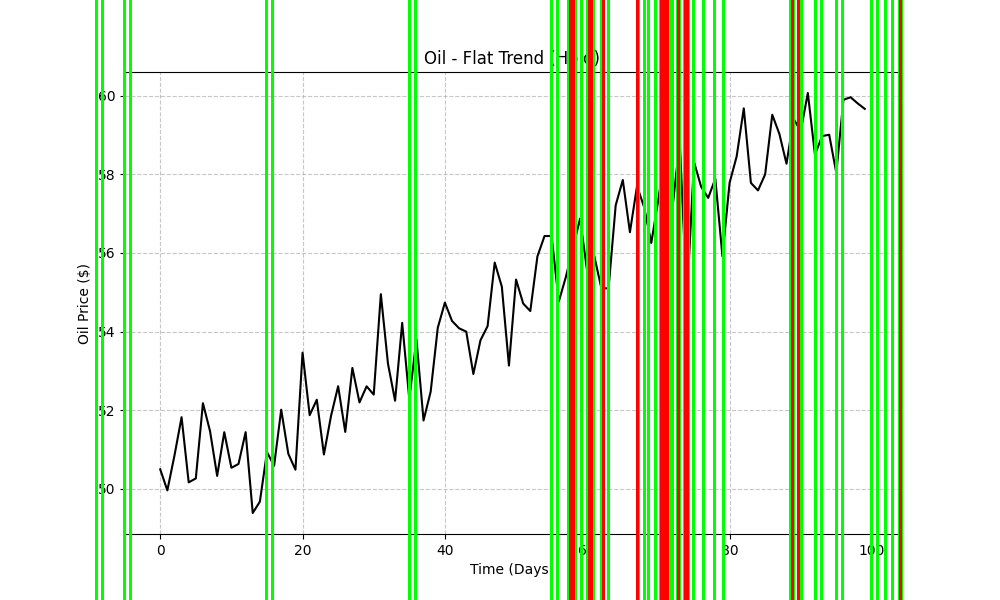
#> input picture static/output.png, 1000 x 600 px, found by its file name
$ jupyter execute Experimenter.ipynb
#> lines starting #> are read from the running program, lines starting #| are printed output that depends on the picture
[cell 1]
import cv2
import numpy as np
from scipy.signal import find_peaks
import matplotlib.pyplot as plt
import pandas as pd

[cell 2]
def extract_price_data(image_path):
    """
    Extracts a price series from the image by averaging pixel values along rows.
    The result is normalized to a specified price range.
    """
#> called with image_path = 'static\\output.png'
    img = cv2.imread(image_path, cv2.IMREAD_GRAYSCALE)
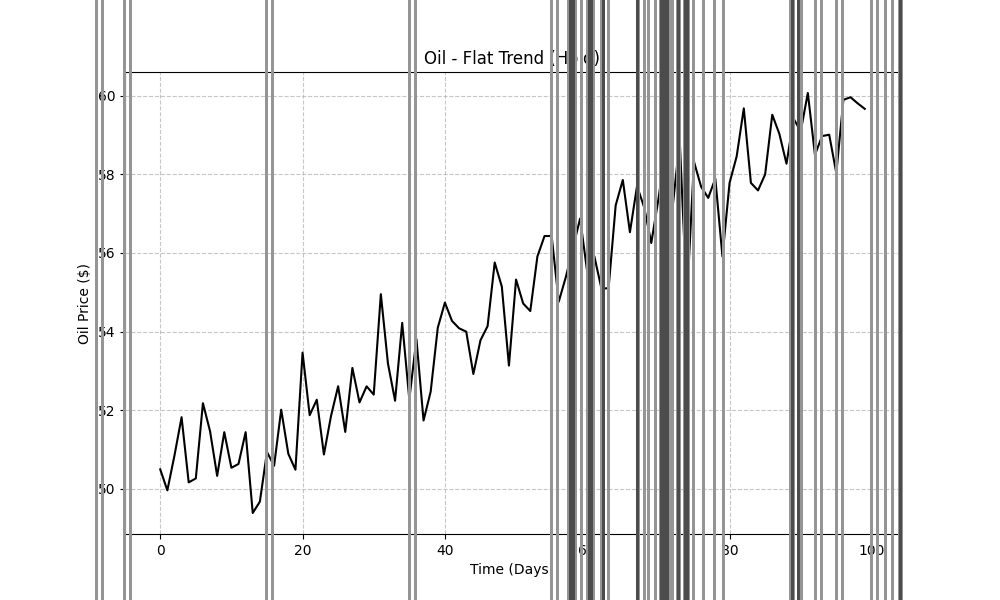
#> img: shape (600, 1000); min 0, max 255, mean 231.1
    height, width = img.shape
#> height = 600; width = 1000
    # Average each row and invert the array to simulate a bottom-origin axis.
    prices = np.mean(img, axis=1)[::-1]
#> prices = 600 values, max 235.6 at index 0, min 74.23 at index 65, mean 231.1
    # Clip the background (assumed white=255) to remove its influence.
    prices = np.clip(prices, 0, 254)

    # Normalize to your chart’s price range (e.g., $47.5–$65.0)
    min_price, max_price = 47.5, 65.0
    # Invert the scaling to match the chart (higher grayscale values = lower prices)
    normalized_prices = max_price - (max_price - min_price) * (prices - np.min(prices)) / (np.max(prices) - np.min(prices))
#> normalized_prices = 600 values, max 65 at index 65, min 47.5 at index 0, mean 48
    return normalized_prices

[cell 3]
def moving_average(data, window_size=5):
    """
    Applies a simple moving average filter to smooth the data.
    """
    return np.convolve(data, np.ones(window_size)/window_size, mode='same')

[cell 4]
def detect_pattern(prices, similarity_threshold=5.0, breakout_threshold=15.0, distance=20):
    """
    Detects double top or double bottom patterns in a price series.
    Returns the detected pattern, decision, auxiliary pattern data, and the indices of peaks and troughs.
    """
    # Detect troughs (for double bottom) and peaks (for double top)
    troughs, _ = find_peaks(-prices, distance=distance, height=48.0)
    peaks, _ = find_peaks(prices, distance=distance, height=60.0)

    pattern = "No Pattern"
    decision = "Hold"
    pattern_data = {}

    # Check for double bottom (buy signal)
    if len(troughs) >= 2:
        t1, t2 = troughs[-2], troughs[-1]
        if abs(prices[t1] - prices[t2]) < similarity_threshold:
            peak_between = max(prices[t1:t2])
            if t2 < len(prices) - 1 and prices[t2 + 1] > peak_between + breakout_threshold:
                pattern = "Double Bottom"
                decision = "Buy"
                pattern_data = {"troughs": [t1, t2]}

    # Check for double top (sell signal)
    if len(peaks) >= 2:
        p1, p2 = peaks[-2], peaks[-1]
        if abs(prices[p1] - prices[p2]) < similarity_threshold:
            trough_between = min(prices[p1:p2])
            if p2 < len(prices) - 1 and prices[p2 + 1] < trough_between - breakout_threshold:
                pattern = "Double Top"
                decision = "Sell"
                pattern_data = {"peaks": [p1, p2]}

    return pattern, decision, pattern_data, peaks, troughs

[cell 5]
def markup_image(image_path, prices, pattern, pattern_data, peaks, troughs):
    """
    Draws markers (circles) on the original image where peaks or troughs were detected.
    """
    img = cv2.imread(image_path)
    height, width = img.shape[:2]

    if pattern == "Double Bottom" and "troughs" in pattern_data:
        for t in pattern_data["troughs"]:
            x = int(t * width / len(prices))
            # Map price to y-coordinate (with a small vertical buffer)
            y = int((prices[t] - np.min(prices)) / (np.max(prices) - np.min(prices)) * (height - 30) + 15)
            cv2.circle(img, (x, y), 10, (0, 255, 0), 2)  # Green circle
    elif pattern == "Double Top" and "peaks" in pattern_data:
        for p in pattern_data["peaks"]:
            x = int(p * width / len(prices))
            y = int((prices[p] - np.min(prices)) / (np.max(prices) - np.min(prices)) * (height - 30) + 15)
            cv2.circle(img, (x, y), 10, (0, 0, 255), 2)  # Red circle
    return img

[cell 6]
def run_experiment(image_path, smoothing_window=5):
    """
    Runs the experiment using both raw and smoothed price data.
    Prints debug information, marks the image with detected patterns,
    and plots the price series for visual inspection.
    """
    # Extract raw price data from the image
    raw_prices = extract_price_data(image_path)
#> raw_prices has the same summary as normalized_prices in extract_price_data
    # Apply a moving average smoothing filter
    smoothed_prices = moving_average(raw_prices, window_size=smoothing_window)
#> smoothed_prices = 600 values, max 49.51 at index 65, min 23.75 at index 0, mean 47.8
    similarity_threshold=5.0
    breakout_threshold=15.0
    distance=20
    # Detect patterns on both raw and smoothed data
    pattern_raw, decision_raw, pattern_data_raw, peaks_raw, troughs_raw = detect_pattern(raw_prices,similarity_threshold, breakout_threshold, distance)
#> in detect_pattern, `troughs, _ = find_peaks(-prices, distance=distance, height=48.0)`: troughs = empty array
#> in detect_pattern, `peaks, _ = find_peaks(prices, distance=distance, height=60.0)`: peaks = [65, 527]
#> in detect_pattern, `p1, p2 = peaks[-2], peaks[-1]`: p1 = 65; p2 = 527
#> in detect_pattern, `trough_between = min(prices[p1:p2])`: trough_between = 47.5
#> pattern_raw = 'No Pattern'; decision_raw = 'Hold'; pattern_data_raw = 0 items; peaks_raw = [65, 527]; troughs_raw = empty array
    pattern_smoothed, decision_smoothed, pattern_data_smoothed, peaks_smoothed, troughs_smoothed = detect_pattern(smoothed_prices,similarity_threshold, breakout_threshold, distance)
#> pattern_smoothed = 'No Pattern'; decision_smoothed = 'Hold'; pattern_data_smoothed = 0 items; peaks_smoothed = empty array; troughs_smoothed = empty array

    print("Raw Data Detection:")
    print("  Pattern:", pattern_raw, "| Decision:", decision_raw)
#|   Pattern: No Pattern | Decision: Hold
    print("  Peaks indices:", peaks_raw)
#|   Peaks indices: [ 65 527]
    print("  Troughs indices:", troughs_raw)
#|   Troughs indices: []
    print("\nSmoothed Data Detection (window={}):".format(smoothing_window))
    print("  Pattern:", pattern_smoothed, "| Decision:", decision_smoothed)
#|   Pattern: No Pattern | Decision: Hold
    print("  Peaks indices:", peaks_smoothed)
#|   Peaks indices: []
    print("  Troughs indices:", troughs_smoothed)
#|   Troughs indices: []

    # Choose which detection result to mark on the image.
    # Here we use the smoothed data result.
    marked_img = markup_image(image_path, smoothed_prices, pattern_smoothed, pattern_data_smoothed, peaks_smoothed, troughs_smoothed)
#> in markup_image, img is the input picture: shape (600, 1000, 3); mean B, G, R 211.4, 239.5, 222.4
    output_path = "experiment_output.png"
    cv2.imwrite(output_path, marked_img)
    print("\nMarked image saved as", output_path)

    # Plot raw and smoothed price series for comparison
    plt.figure(figsize=(10, 5))
    plt.plot(raw_prices, label='Raw Prices')
    plt.plot(smoothed_prices, label='Smoothed Prices', linestyle='--')
    plt.title("Price Data: Raw vs. Smoothed")
    plt.xlabel("Time Index")
    plt.ylabel("Price")
    plt.legend()
    plt.show()
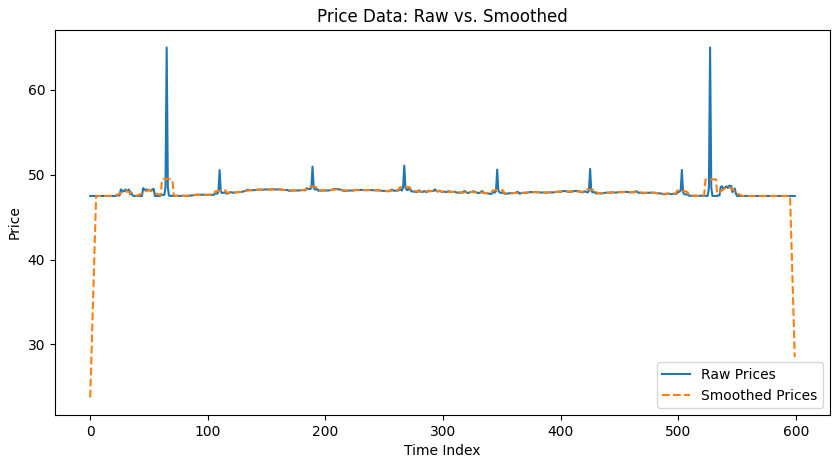
#> figure drawn by matplotlib, 1 panel; curve peaks at x = 65, y = 65; curve peaks at x = 65, y = 49.51
    plt.close()

[cell 7]
if __name__ == '__main__':
    # Update with the path to your chart image
    image_path = r"static\output.png"
    run_experiment(image_path, smoothing_window=10)

[cell 8]
normalised_prices1=pd.DataFrame(extract_price_data(image_path))
#> normalised_prices1 = table of 600 rows and 1 columns

[cell 9]
html_table = normalised_prices1.to_markdown()
print(normalised_prices1.iloc[65])
#| 0    65.0
#| Name: 65, dtype: float64
print(normalised_prices1.iloc[527])
#| 0    65.0
#| Name: 527, dtype: float64

[cell 10]
normalised_prices2 = pd.DataFrame(extract_price_data(image_path))
#> normalised_prices2 = table of 600 rows and 1 columns
html_table = normalised_prices2.to_markdown()
print(normalised_prices2.iloc[65])
#| 0    65.0
#| Name: 65, dtype: float64
print(normalised_prices2.iloc[527])
#| 0    65.0
#| Name: 527, dtype: float64
